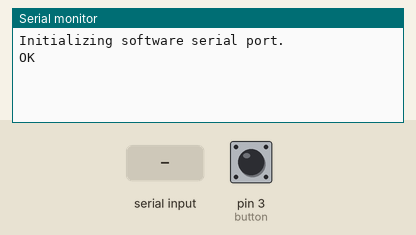
Bench run of a sketch on a simulated Arduino Nano, built with avr-gcc and run on an emulated ATmega328P. On the bench: the last lines printed to the serial monitor. Inputs (shaded band) come from the test bench; at power-on: pin 3 (button) HIGH. The modem accepts every AT command (registered, SIM ready, sends succeed) and sends nothing else.

Above: at 2.2 s.
2.3 s: pin 3 (button) pulled LOW for 0.15 s
At 3.5 s:
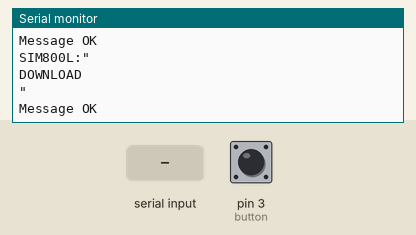
3.9 s: "1\n" received over Serial
At 3.9 s:
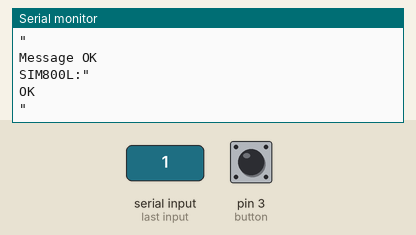
6.9 s: "0\n" received over Serial
At 9.63 s:
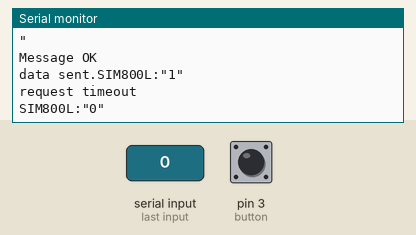
9.9 s: "1\n" received over the second serial link
At 10.7 s:
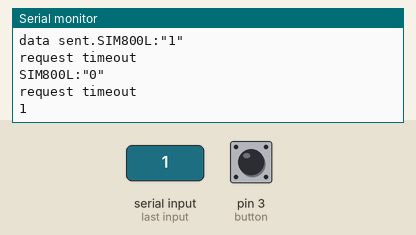
11.4 s: "0\n" received over the second serial link
At 11.8 s:
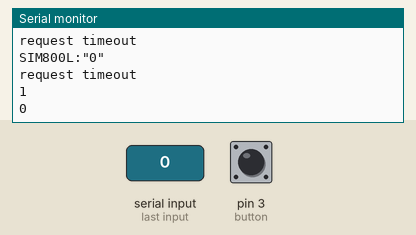

The sketch:

trasmitter_sim800l.ino
```cpp
#include <SoftwareSerial.h>
#include "sim800.h"
#define _SS_MAX_RX_BUFF 512
#define sstx 2
#define ssrx 4
#define button 3
#define sensor A7
SoftwareSerial mySerial(ssrx,sstx);
const int MAX_BUFF = 128;
char buff[MAX_BUFF];
int buf_idx = 0;
int value = 0;
char id[] = "8944303412715826776f";

void setup() {
  pinMode(button,INPUT);
  pinMode(sensor,INPUT);
  Serial.begin(9600);
  while(!Serial);

  mySerial.begin(9600);
  Serial.println("Initializing software serial port.");
  delay(1000);
  setupTCP();
}

void loop() {
  updateSerial();
  if(digitalRead(button) == 0){
    value = analogRead(sensor);
    sendData(value);
  }
}

void updateSerial(){
  while(Serial.available()){
    buff[buf_idx] = Serial.read();
    if(buff[buf_idx] == '\n'){
      for(int i = 0; i <= buf_idx; i++){
        mySerial.write(buff[i]);
      }
      updateSerial(500, "OK");
      buf_idx = 0;
    } else {
      buf_idx++;
    }
  }
  while(mySerial.available()){
    Serial.write(mySerial.read());
    delay(1);
  }
  delay(1);
}
bool updateSerial(long timeout, char pass[], char fail[]){
  long start = millis();
  if(timeout == 0){
    timeout = 30000;
  }
  while(millis() - start < timeout){
    while(mySerial.available()){
      buff[buf_idx] = mySerial.read();
      buf_idx++;
      if(buf_idx == MAX_BUFF){
        Serial.println("flushing buffer: ***");
        Serial.print(buff);
        Serial.print("\n");
        Serial.println("flushed buffer: ***");
        buf_idx = 0;
      }
      delay(1);
    }
    if(buf_idx > 0){
      buff[buf_idx] = '\0';
      char str2[buf_idx+1];
      strncpy(str2,buff, buf_idx+1);
      Serial.print("SIM800L:\"");
      Serial.print(str2);
      Serial.println("\"");
      char * p;
      p = strstr(str2,pass);
      buf_idx = 0;
      if(p){
        Serial.println("Message OK");
        return true;
      } else {
        p = strstr(str2,fail);
        if(p){
          Serial.println("Message FAILED");
          return false;
        }
      }
    }
  }
  Serial.println("request timeout");
  buf_idx = 0;
  return false;
}
bool updateSerial(long timeout, char pass[]){
  char fail[] = "ERROR";
  long start = millis();
  if(timeout == 0){
    timeout = 30000;
  }
  while(millis() - start < timeout){
    while(mySerial.available()){
      buff[buf_idx] = mySerial.read();
      buf_idx++;
      if(buf_idx == MAX_BUFF){
        Serial.println("flushing buffer: ***");
        Serial.print(buff);
        Serial.print("\n");
        Serial.println("flushed buffer: ***");
        buf_idx = 0;
      }
      delay(1);
    }
    if(buf_idx > 0){
      buff[buf_idx] = '\0';
      char str2[buf_idx+1];
      strncpy(str2,buff, buf_idx+1);
      Serial.print("SIM800L:\"");
      Serial.print(str2);
      Serial.println("\"");
      char * p;
      p = strstr(str2,pass);
      buf_idx = 0;
      if(p){
        Serial.println("Message OK");
        return true;
      } else {
//        p = strstr(str2,fail);
//        if(p){
//          Serial.println("Message FAILED");
//          return false;
//        }
      }
    }
  }
  Serial.println("request timeout");
  buf_idx = 0;
  return false;
}
void sendText(char str[]){
  //prep
  mySerial.println("AT");
  updateSerial();
  mySerial.println("AT+CSQ");
  updateSerial();
  mySerial.println("AT+CCID");
  updateSerial();
  mySerial.println("AT+CREG=1");
  updateSerial();


  mySerial.println("AT+CMGF=1"); //configure text mode
  updateSerial();
  mySerial.println("AT+CMGS=\"+447415858542\"");

  int i = 0;
  char c = 'g';
  while((c=str[i++]) != '\0'){
    mySerial.print(c);
  }
  updateSerial();
  mySerial.write(26);
}
void setupTCP(){
  mySerial.println("AT");
  updateSerial();
}

void sendData(int val){
  Serial.print("sensor reading: ");
  Serial.println(val);
  mySerial.println("AT+SAPBR=3,1,\"Contype\",\"GPRS\"");
  updateSerial(1000, "OK");
  mySerial.println("AT+SAPBR=3,1,\"APN\",\"everywhere\"");
  updateSerial(1000, "OK");
  mySerial.println("AT+SAPBR=1,1");
  updateSerial(1000, "OK");
  mySerial.println("AT+SAPBR=2,1");
  updateSerial(1000, "OK");

  mySerial.println("AT+HTTPINIT");
  updateSerial(1000, "OK");
  mySerial.println("AT+HTTPSSL=1");
  updateSerial(1000, "OK");
  mySerial.println("AT+HTTPPARA=\"CID\",1");
  updateSerial(1000, "OK");
  mySerial.println("AT+HTTPPARA=\"URL\",\"cloudcycle.co/api/v1/sensor\"");
  updateSerial(1000, "OK");
  mySerial.println("AT+HTTPPARA=\"Content\",\"text/plain\"");
  updateSerial(1000, "OK");
  int len = 3+(sizeof(id)/sizeof(id[0]))+1+4+1+(val<10 ? 1 : val < 100 ? 2 : val < 1000 ? 3 : 4)+1;
  mySerial.print("AT+HTTPDATA=");
  mySerial.print(len);
  mySerial.println(",10000");
  updateSerial(1000, "DOWNLOAD");
  mySerial.print("id=");
  mySerial.print(id);
  mySerial.print("&photo=");
  mySerial.println(val);
  updateSerial(1000, "OK");
  mySerial.println("AT+HTTPACTION=1");
  updateSerial(10000, "+HTTPACTION: ");
  mySerial.println("AT+HTTPREAD");
  updateSerial(5000, "API OK");
  mySerial.println("AT+HTTPTERM");
  updateSerial(1000, "OK");
  mySerial.println("AT+SAPBR=0,1");
  updateSerial(1000, "OK");
  Serial.print("data sent.");
}
```

Measured:
- after the input at 2.3 s, the serial monitor: prints a new line at once (image 1)
- after the input at 6.9 s, the serial monitor: prints a new line after 2.4 s (image 3)
- after the input at 9.9 s, the serial monitor: prints a new line at once (image 4)
- after the input at 11.4 s, the serial monitor: prints a new line at once (image 5)
